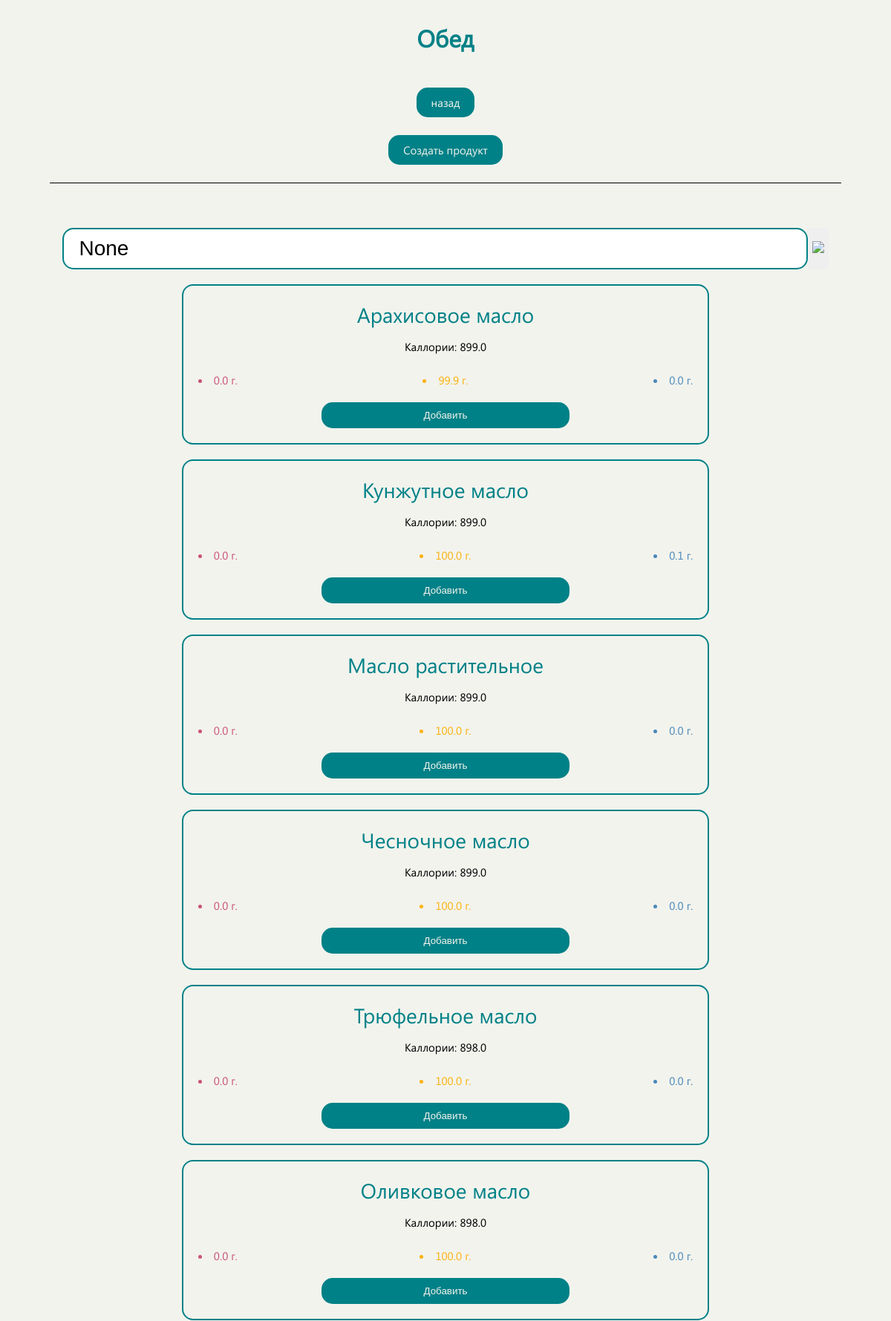
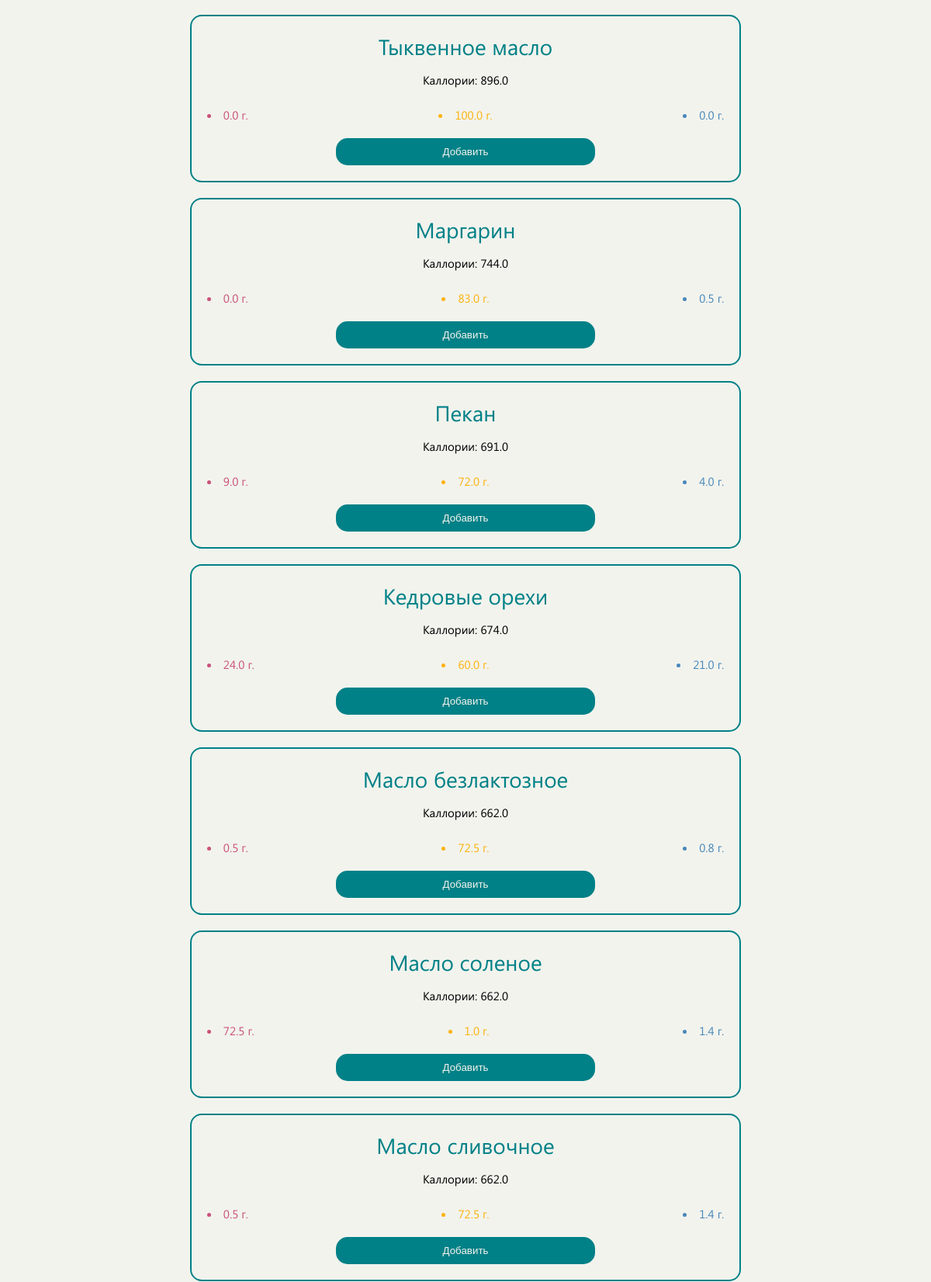
The page /lunch/ (upper part) on the database its author committed (2 pictures, top to bottom).
### webflut/models.py (models this page shows, shortened)
class Add_Product(models.Model):
    name = models.CharField(max_length=50)
    calories_in = models.FloatField()
    proteins = models.FloatField()
    fats = models.FloatField()
    carbohydrates = models.FloatField()
    class Meta:
        verbose_name = 'Продукты Все'
        verbose_name_plural = 'Продукты Все'

### webflut/views.py (the view)
# urls.py: path('lunch/', views.lunch, name='lunch'),
def lunch(request):
    search_query = request.GET.get('search')
    if request.method == 'POST':
        form = AddProductForm(request.POST)
        if form.is_valid():
            form.save()
            return render(request, 'lunch.html', {'form': form, 'search_query': search_query})
    else:
        form = AddProductForm()
    products = Add_Product.objects.all()
    if search_query:
        products = products.filter(name__icontains=search_query)
    return render(request, 'lunch.html', {'form': form, 'products': products, 'search_query': search_query})

### webflut/forms.py
class AddProductForm(forms.ModelForm):
    class Meta:
        model = Add_Product
        fields = ['name', 'calories_in', 'proteins', 'fats', 'carbohydrates',]

### webflut/templates/lunch.html (shortened to what this page needs)
{% extends 'eatingbase.html' %}
{% block content %}
<h1>Обед</h1>
<a href="{% url 'calories_and_bjy' %}" class="buttonMod">назад</a>
{% endblock %}
{% block contenbutton %}
<button onclick="openModal2({{ product.id }})">Добавить</button>
{% endblock %}

### webflut/templates/eatingbase.html (shortened to what this page needs)
{% load static %}
<!DOCTYPE html>
<html lang="en">
<head>
  <link href="{% static 'css/Eatings Pages/eatings.css' %}" rel="stylesheet" />
</head>
<body>
  {% block content %}{% endblock %}
  <a href="#" class="buttonMod" style="margin-bottom: 2vw;" onclick="openModal()">Создать продукт</a>
  <form action="" class="search" method="GET">
    <input type="text" name="search" placeholder="Поиск..." value="{{ search_query }}">
    <button type="submit"><img src="{% static 'accets/поиск.png' %}" /></button>
  </form>
  <div class="product-container">
    {% for product in products %}
    <div class="product-item">
      <text>{{ product.name }}</text>
      <p>Каллории: {{ product.calories_in }}</p>
      <div class="product-row">
        <li style="color: #ca517a;">{{ product.proteins }} г.</li>
        <li style="color: #fbb20d;">{{ product.fats }} г.</li>
        <li style="color: #4887ba;">{{ product.carbohydrates }} г.</li>
      </div>
      {% block contenbutton %}
      {% endblock %}
    </div>
    {% empty %}
    <p>Ничего не найдено</p>
    {% endfor %}
  </div>
</body>
</html>

### webflut/static/css/Eatings Pages/Eatings.css (style rules this page uses)
html { font-family: "Segoe UI"; background-color: #f2f3ed; }
body { display: flex; align-items: center; flex-direction: column; }
body h1 { color: #008187; }
.search { width: 90%; margin: auto; display: flex; justify-content: center; border-top: 1px solid black; padding-top: 5vw; }
.search input { width: 90%; padding: 10px 20px; border-radius: 15px; font-size: 28px; border: 2px solid #008187; }
.search img { width: 10vw; }
.search button { border: none; }
.product-item { display: flex; flex-direction: column; justify-content: center; margin-top: 20px; padding: 20px; border-radius: 15px; border: 2px solid #008187; font-size: 15px; }
.product-item text { text-align: center; color: #008187; font-size: 28px; }
.product-item button { width: 50%; margin: auto; margin-top: 20px; background-color: #008187; border-radius: 15px; padding: 10px 20px; border: none; color: #f2f3ed; }
.product-item p { text-align: center; }
.product-container { width: 60%; text-align: center; }
.product-row { margin-top: 10px; display: flex; flex-direction: row; justify-content: space-between; }
.product-row li { list-style-position: inside; }
.buttonMod { margin-top: 2vw; box-sizing: border-box; text-align: center; text-decoration: none; border: 0; background-color: #008187; font-size: 15px; padding: 10px 20px; font-family: "Segoe UI"; color: #f2f3ed; border-radius: 15px; }
@media (min-width: 769px) { .search img { width: 5vw; } }

### rows shown on the page
Add_Product: name "Арахисовое масло", calories_in "899.0", proteins "0.0", fats "99.9", carbohydrates "0.0"
Add_Product: name "Кунжутное масло", calories_in "899.0", proteins "0.0", fats "100.0", carbohydrates "0.1"
Add_Product: name "Масло растительное", calories_in "899.0", proteins "0.0", fats "100.0", carbohydrates "0.0"
Add_Product: name "Чесночное масло", calories_in "899.0", proteins "0.0", fats "100.0", carbohydrates "0.0"
Add_Product: name "Трюфельное масло", calories_in "898.0", proteins "0.0", fats "100.0", carbohydrates "0.0"
Add_Product: name "Оливковое масло", calories_in "898.0", proteins "0.0", fats "100.0", carbohydrates "0.0"
Add_Product: name "Тыквенное масло", calories_in "896.0", proteins "0.0", fats "100.0", carbohydrates "0.0"
Add_Product: name "Маргарин", calories_in "744.0", proteins "0.0", fats "83.0", carbohydrates "0.5"
Add_Product: name "Пекан", calories_in "691.0", proteins "9.0", fats "72.0", carbohydrates "4.0"
Add_Product: name "Кедровые орехи", calories_in "674.0", proteins "24.0", fats "60.0", carbohydrates "21.0"
Add_Product: name "Масло безлактозное", calories_in "662.0", proteins "0.5", fats "72.5", carbohydrates "0.8"
Add_Product: name "Масло соленое", calories_in "662.0", proteins "72.5", fats "1.0", carbohydrates "1.4"
Add_Product: name "Масло сливочное", calories_in "662.0", proteins "0.5", fats "72.5", carbohydrates "1.4"
